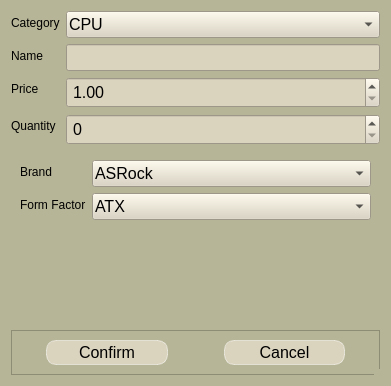
<?xml version="1.0" encoding="UTF-8"?>
<ui version="4.0">
 <class>AddProductDialog</class>
 <widget class="QDialog" name="AddProductDialog">
  <property name="geometry">
   <rect>
    <x>0</x>
    <y>0</y>
    <width>391</width>
    <height>386</height>
   </rect>
  </property>
  <property name="sizePolicy">
   <sizepolicy hsizetype="Preferred" vsizetype="Preferred">
    <horstretch>0</horstretch>
    <verstretch>0</verstretch>
   </sizepolicy>
  </property>
  <property name="windowTitle">
   <string>Add Product</string>
  </property>
  <property name="styleSheet">
   <string notr="true">QWidget{
background-color:rgb(183, 181, 151);
}</string>
  </property>
  <property name="sizeGripEnabled">
   <bool>true</bool>
  </property>
  <layout class="QVBoxLayout" name="verticalLayout">
   <property name="sizeConstraint">
    <enum>QLayout::SetMaximumSize</enum>
   </property>
   <item>
    <layout class="QFormLayout" name="formLayout">
     <item row="0" column="0">
      <widget class="QLabel" name="label">
       <property name="styleSheet">
        <string notr="true">QLabel {
    font: 800;
    color: black; /* Sets the font color to black */
}
</string>
       </property>
       <property name="text">
        <string>Category</string>
       </property>
      </widget>
     </item>
     <item row="0" column="1">
      <widget class="QComboBox" name="category">
       <property name="styleSheet">
        <string notr="true">QComboBox{
background-color: rgb(218, 211, 190);
color: black;


font-size: 16px;
padding:2px;
text-align: center;


}

QComboBox:hover {
background-color: rgba(255, 255, 255, 0.3);
}

</string>
       </property>
       <item>
        <property name="text">
         <string>CPU</string>
        </property>
       </item>
       <item>
        <property name="text">
         <string>RAM</string>
        </property>
       </item>
       <item>
        <property name="text">
         <string>Motherboard</string>
        </property>
       </item>
      </widget>
     </item>
     <item row="1" column="0">
      <widget class="QLabel" name="label_3">
       <property name="styleSheet">
        <string notr="true">QLabel {
    font: 800;
    color: black; /* Sets the font color to black */
}
</string>
       </property>
       <property name="text">
        <string>Name</string>
       </property>
      </widget>
     </item>
     <item row="1" column="1">
      <widget class="QLineEdit" name="name">
       <property name="sizePolicy">
        <sizepolicy hsizetype="Expanding" vsizetype="Fixed">
         <horstretch>0</horstretch>
         <verstretch>0</verstretch>
        </sizepolicy>
       </property>
       <property name="minimumSize">
        <size>
         <width>0</width>
         <height>0</height>
        </size>
       </property>
       <property name="styleSheet">
        <string notr="true">QLineEdit{
background-color: rgb(218, 211, 190);
color: black;


font-size: 16px;
padding:2px;
text-align: center;


}

QLineEdit:hover {
background-color: rgba(255, 255, 255, 0.3);
}

</string>
       </property>
       <property name="maxLength">
        <number>25</number>
       </property>
       <property name="placeholderText">
        <string/>
       </property>
       <property name="clearButtonEnabled">
        <bool>true</bool>
       </property>
      </widget>
     </item>
     <item row="2" column="0">
      <widget class="QLabel" name="label_4">
       <property name="styleSheet">
        <string notr="true">QLabel {
    font: 800;
    color: black; /* Sets the font color to black */
}
</string>
       </property>
       <property name="text">
        <string>Price</string>
       </property>
      </widget>
     </item>
     <item row="2" column="1">
      <widget class="QDoubleSpinBox" name="price">
       <property name="styleSheet">
        <string notr="true">QDoubleSpinBox{
background-color: rgb(218, 211, 190);
color: black;


font-size: 16px;
padding:2px;
text-align: center;


}

QDoubleSpinBox:hover {
background-color: rgba(255, 255, 255, 0.3);
}


</string>
       </property>
       <property name="minimum">
        <double>1.000000000000000</double>
       </property>
       <property name="maximum">
        <double>99999.990000000005239</double>
       </property>
      </widget>
     </item>
     <item row="3" column="0">
      <widget class="QLabel" name="label_10">
       <property name="styleSheet">
        <string notr="true">QLabel {
    font: 800;
    color: black; /* Sets the font color to black */
}
</string>
       </property>
       <property name="text">
        <string>Quantity</string>
       </property>
      </widget>
     </item>
     <item row="3" column="1">
      <widget class="QSpinBox" name="quantity">
       <property name="styleSheet">
        <string notr="true">QSpinBox{
background-color: rgb(218, 211, 190);
color: black;


font-size: 16px;
padding:2px;
text-align: center;


}

QSpinBox:hover {
background-color: rgba(255, 255, 255, 0.3);
}

</string>
       </property>
      </widget>
     </item>
    </layout>
   </item>
   <item>
    <widget class="QStackedWidget" name="stackedWidget">
     <property name="currentIndex">
      <number>2</number>
     </property>
     <widget class="QWidget" name="page">
      <layout class="QGridLayout" name="gridLayout">
       <item row="0" column="0">
        <layout class="QFormLayout" name="formLayout_2">
         <item row="0" column="0">
          <widget class="QLabel" name="label_2">
           <property name="styleSheet">
            <string notr="true">QLabel {
    font: 800;
    color: black; /* Sets the font color to black */
}
</string>
           </property>
           <property name="text">
            <string>Brand</string>
           </property>
          </widget>
         </item>
         <item row="0" column="1">
          <widget class="QComboBox" name="cpuBrand">
           <property name="styleSheet">
            <string notr="true">QComboBox{
background-color: rgb(218, 211, 190);
color: black;


font-size: 16px;
padding:2px;
text-align: center;


}

QComboBox:hover {
background-color: rgba(255, 255, 255, 0.3);
}

</string>
           </property>
           <item>
            <property name="text">
             <string>Intel</string>
            </property>
           </item>
           <item>
            <property name="text">
             <string>AMD</string>
            </property>
           </item>
          </widget>
         </item>
         <item row="1" column="0">
          <widget class="QLabel" name="label_5">
           <property name="styleSheet">
            <string notr="true">QLabel {
    font: 800;
    color: black; /* Sets the font color to black */
}
</string>
           </property>
           <property name="text">
            <string>Core Count</string>
           </property>
          </widget>
         </item>
         <item row="1" column="1">
          <widget class="QSpinBox" name="coreCount">
           <property name="styleSheet">
            <string notr="true">QSpinBox{
background-color: rgb(218, 211, 190);
color: black;


font-size: 16px;
padding:2px;
text-align: center;


}

QSpinBox:hover {
background-color: rgba(255, 255, 255, 0.3);
}


</string>
           </property>
           <property name="minimum">
            <number>2</number>
           </property>
           <property name="maximum">
            <number>300</number>
           </property>
           <property name="singleStep">
            <number>2</number>
           </property>
          </widget>
         </item>
        </layout>
       </item>
      </layout>
     </widget>
     <widget class="QWidget" name="page_2">
      <layout class="QGridLayout" name="gridLayout_2">
       <item row="0" column="0">
        <layout class="QFormLayout" name="formLayout_3">
         <item row="0" column="0">
          <widget class="QLabel" name="label_6">
           <property name="styleSheet">
            <string notr="true">QLabel {
    font: 800;
    color: black; /* Sets the font color to black */
}
</string>
           </property>
           <property name="text">
            <string>Brand</string>
           </property>
          </widget>
         </item>
         <item row="0" column="1">
          <widget class="QComboBox" name="ramBrand">
           <property name="styleSheet">
            <string notr="true">QComboBox{
background-color: rgb(218, 211, 190);
color: black;


font-size: 16px;
padding:2px;
text-align: center;


}

QComboBox:hover {
background-color: rgba(255, 255, 255, 0.3);
}

</string>
           </property>
           <item>
            <property name="text">
             <string>ADATA</string>
            </property>
           </item>
           <item>
            <property name="text">
             <string>Corsair</string>
            </property>
           </item>
           <item>
            <property name="text">
             <string>Crucial</string>
            </property>
           </item>
           <item>
            <property name="text">
             <string>G.Skill</string>
            </property>
           </item>
           <item>
            <property name="text">
             <string>HyperX</string>
            </property>
           </item>
           <item>
            <property name="text">
             <string>Kingston</string>
            </property>
           </item>
           <item>
            <property name="text">
             <string>Micron</string>
            </property>
           </item>
           <item>
            <property name="text">
             <string>Patriot Memory</string>
            </property>
           </item>
           <item>
            <property name="text">
             <string>Samsung</string>
            </property>
           </item>
           <item>
            <property name="text">
             <string>SK hynix</string>
            </property>
           </item>
          </widget>
         </item>
         <item row="1" column="1">
          <widget class="QComboBox" name="ramSize">
           <property name="styleSheet">
            <string notr="true">QComboBox{
background-color: rgb(218, 211, 190);
color: black;


font-size: 16px;
padding:2px;
text-align: center;


}

QComboBox:hover {
background-color: rgba(255, 255, 255, 0.3);
}

</string>
           </property>
           <item>
            <property name="text">
             <string>4</string>
            </property>
           </item>
           <item>
            <property name="text">
             <string>8</string>
            </property>
           </item>
           <item>
            <property name="text">
             <string>16</string>
            </property>
           </item>
          </widget>
         </item>
         <item row="1" column="0">
          <widget class="QLabel" name="label_7">
           <property name="styleSheet">
            <string notr="true">QLabel {
    font: 800;
    color: black; /* Sets the font color to black */
}
</string>
           </property>
           <property name="text">
            <string>Size (GB)</string>
           </property>
          </widget>
         </item>
        </layout>
       </item>
      </layout>
     </widget>
     <widget class="QWidget" name="page_3">
      <layout class="QGridLayout" name="gridLayout_3">
       <item row="0" column="0">
        <layout class="QFormLayout" name="formLayout_4">
         <item row="0" column="0">
          <widget class="QLabel" name="label_8">
           <property name="styleSheet">
            <string notr="true">QLabel {
    font: 800;
    color: black; /* Sets the font color to black */
}
</string>
           </property>
           <property name="text">
            <string>Brand</string>
           </property>
          </widget>
         </item>
         <item row="0" column="1">
          <widget class="QComboBox" name="mbBrand">
           <property name="styleSheet">
            <string notr="true">QComboBox{
background-color: rgb(218, 211, 190);
color: black;


font-size: 16px;
padding:2px;
text-align: center;


}

QComboBox:hover {
background-color: rgba(255, 255, 255, 0.3);
}

</string>
           </property>
           <item>
            <property name="text">
             <string>ASRock</string>
            </property>
           </item>
           <item>
            <property name="text">
             <string>Asus</string>
            </property>
           </item>
           <item>
            <property name="text">
             <string>Biostar</string>
            </property>
           </item>
           <item>
            <property name="text">
             <string>EVGA</string>
            </property>
           </item>
           <item>
            <property name="text">
             <string>Gigabyte</string>
            </property>
           </item>
           <item>
            <property name="text">
             <string>MSI</string>
            </property>
           </item>
          </widget>
         </item>
         <item row="1" column="0">
          <widget class="QLabel" name="label_9">
           <property name="styleSheet">
            <string notr="true">QLabel {
    font: 800;
    color: black; /* Sets the font color to black */
}
</string>
           </property>
           <property name="text">
            <string>Form Factor</string>
           </property>
          </widget>
         </item>
         <item row="1" column="1">
          <widget class="QComboBox" name="mbSize">
           <property name="styleSheet">
            <string notr="true">QComboBox{
background-color: rgb(218, 211, 190);
color: black;


font-size: 16px;
padding:2px;
text-align: center;


}

QComboBox:hover {
background-color: rgba(255, 255, 255, 0.3);
}

</string>
           </property>
           <item>
            <property name="text">
             <string>ATX</string>
            </property>
           </item>
           <item>
            <property name="text">
             <string>Micro-ATX</string>
            </property>
           </item>
           <item>
            <property name="text">
             <string>Mini-ITX</string>
            </property>
           </item>
          </widget>
         </item>
        </layout>
       </item>
      </layout>
     </widget>
    </widget>
   </item>
   <item>
    <widget class="QFrame" name="frame">
     <property name="frameShape">
      <enum>QFrame::StyledPanel</enum>
     </property>
     <property name="frameShadow">
      <enum>QFrame::Raised</enum>
     </property>
     <layout class="QHBoxLayout" name="horizontalLayout">
      <item>
       <widget class="QPushButton" name="confirm">
        <property name="styleSheet">
         <string notr="true">QPushButton{
background-color: rgb(218, 211, 190);

color: black;
border: 1px solid rgba(255, 255, 255, 0.5);
border-radius: 10px;
font-size: 16px;
padding:2px;
text-align: center;
margin-left: 25px;
margin-right:25px;
}

QPushButton:hover {
                    background-color: #2980b9; /* Darker blue on hover */
                }
                QPushButton:pressed {
                    background-color: #1f618d; /* Even darker blue when pressed */
                }</string>
        </property>
        <property name="text">
         <string>Confirm</string>
        </property>
       </widget>
      </item>
      <item>
       <widget class="QPushButton" name="cancel">
        <property name="styleSheet">
         <string notr="true">QPushButton{
background-color: rgb(218, 211, 190);

color: black;
border: 1px solid rgba(255, 255, 255, 0.5);
border-radius: 10px;
font-size: 16px;
padding:2px;
text-align: center;
margin-left: 25px;
margin-right:25px;
}

QPushButton:hover {
background-color: #e74c3c;
}

QPushButton:pressed {
background-color: #e74c3c;
}
</string>
        </property>
        <property name="text">
         <string>Cancel</string>
        </property>
       </widget>
      </item>
     </layout>
    </widget>
   </item>
  </layout>
 </widget>
 <resources/>
 <connections/>
</ui>
